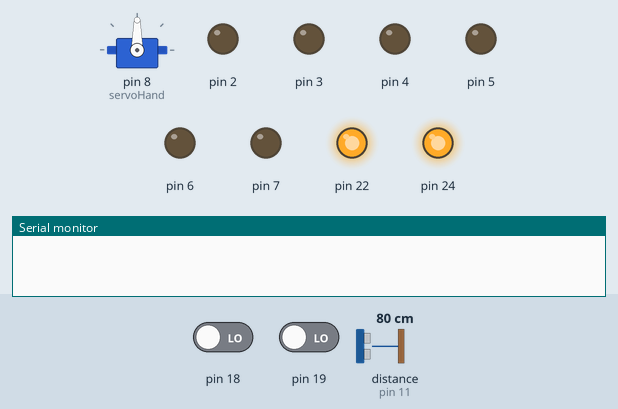
The sketch below on a simulated Arduino Mega 2560, built with avr-gcc and run on an emulated ATmega2560. Parts: servo, output pins drawn as LEDs (lit = HIGH), the last lines printed to the serial monitor. Inputs (shaded band) come from the test bench; at power-on: distance to the obstacle (sensor on pin 11) 80 cm, pin 18 LOW, pin 19 LOW. The echo pulse lasts 58.3 µs per cm.

Above: at 0.11 s.
At 1.4 s:
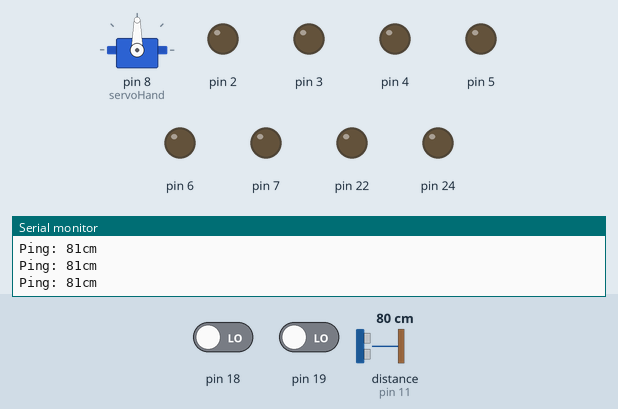
1.5 s: distance to the obstacle (sensor on pin 11) set to 2 cm
4.5 s: distance to the obstacle (sensor on pin 11) set to 18 cm
Timing chart, 0 to 7.5 s (numbered marks = the images above; inputs shaded):
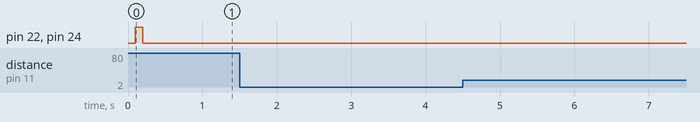

The sketch:

sonarcheck.ino
```cpp
#include<math.h>
#include <Servo.h>
#include <NewPing.h>

#define TRIGGER_PIN  12
#define ECHO_PIN     11
#define MAX_DISTANCE 200
#define CLOSE_SERVO_POS 65
#define OPEN_SERVO_POS 140
#define CATCHED_SERVO_POS 75

Servo servoHand;
NewPing sonar(TRIGGER_PIN, ECHO_PIN, MAX_DISTANCE);

int lEncoderCount;
int rEncoderCount;


void setup() {
Serial.begin(9600);
delay(100);
// set Motor PINS
  for(int i=0;i<6;i++){
    pinMode(2+i,OUTPUT);
  }

//set SensorPanel Pins
  for(int i=0;i<12;i+=2){
    pinMode(30+i,INPUT);
  }

  servoHand.attach(8);
// main v motor
  pinMode(22,OUTPUT);
  pinMode(24,OUTPUT);
  motorVStop();

//ENCORDER init
  initEncoders();
}

void loop() {
  unsigned int uS = sonar.ping(); // Send ping, get ping time in microseconds (uS).
  Serial.print("Ping: ");
  Serial.print(uS / US_ROUNDTRIP_CM); // Convert ping time to distance in cm and print result (0 = outside set distance range)
  Serial.println("cm");
}

// ENCORDER
void initEncoders(){

  attachInterrupt(4, lEncoderIncrement, CHANGE);
  attachInterrupt(5, rEncoderIncrement, CHANGE);
}

void lEncoderIncrement(){
  lEncoderCount++;
}

void rEncoderIncrement(){
  rEncoderCount++;
}

int getLEncoderCount(){
  return lEncoderCount;
}

int getREncoderCount(){
  return  rEncoderCount;
}
//motor V controls
void motorVStop(){
  digitalWrite(22,HIGH);
  digitalWrite(24,HIGH);
  delay(100);
  digitalWrite(22,LOW);
  digitalWrite(24,LOW);
}

void openHand(){
  for(int i=CATCHED_SERVO_POS;i<=OPEN_SERVO_POS;i++){
    servoHand.write(i);
    delay(5);
  }
}

void closeHand(){
  for(int i=OPEN_SERVO_POS;i>=CATCHED_SERVO_POS;i--){
    servoHand.write(i);
    delay(5);
  }
}

void lMotorForward(int pwm){
  digitalWrite(4,HIGH);
  digitalWrite(3,LOW);
  analogWrite(2, pwm);
}

void rMotorForward(int pwm){
  digitalWrite(5,HIGH);
  digitalWrite(6,LOW);
  analogWrite(7, pwm);
}

void motorForward(int pwml,int pwmr){
  rMotorForward(pwmr);
  lMotorForward(pwml);
}

void motorStop(){

  digitalWrite(4,LOW);
  digitalWrite(3,LOW);
  analogWrite(2, 0);
  digitalWrite(6,LOW);
  digitalWrite(5,LOW);
  analogWrite(7, 0);

}

void motorBrake(){

  digitalWrite(4,HIGH);
  digitalWrite(3,HIGH);
  analogWrite(2, 255);
  digitalWrite(6,HIGH);
  digitalWrite(5,HIGH);
  analogWrite(7, 255);

}
```
